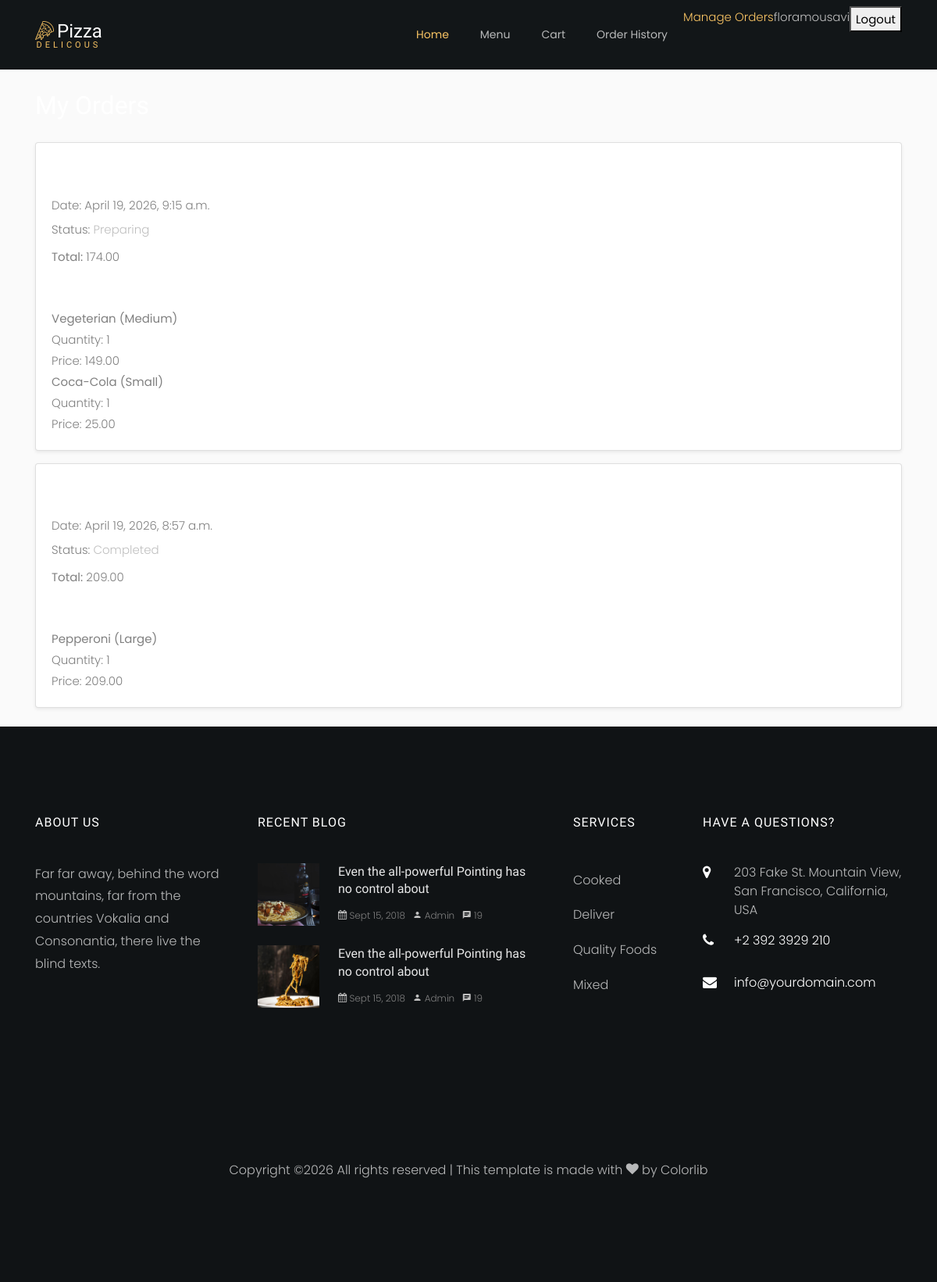
The page /orders/history/ (signed in) on the database its author committed.
### orders/models.py (models this page shows, shortened)
class Order(models.Model):
    STATUS_PENDING = "Pending"
    STATUS_PREPARING = "Preparing"
    STATUS_COMPLETED = "Completed"
    STATUS_CHOICES = [
        (STATUS_PENDING, "Pending"),
        (STATUS_PREPARING, "Preparing"),
        (STATUS_COMPLETED, "Completed"),
    ]
    user = models.ForeignKey(
        settings.AUTH_USER_MODEL,
        on_delete=models.CASCADE,
        related_name="orders"
    )
    created_at = models.DateTimeField(auto_now_add=True)
    total_price = models.DecimalField(max_digits=8, decimal_places=2, default=0.00)
    status = models.CharField(max_length=20, choices=STATUS_CHOICES, default=STATUS_PENDING)

class OrderItem(models.Model):
    order = models.ForeignKey(Order, on_delete=models.CASCADE, related_name="items")
    pizza = models.ForeignKey(Pizza, on_delete=models.SET_NULL, null=True, blank=True)
    drink = models.ForeignKey(Drink, on_delete=models.SET_NULL, null=True, blank=True)
    pizza_size = models.ForeignKey(PizzaSize, on_delete=models.SET_NULL, null=True, blank=True)
    selected_toppings = models.ManyToManyField(Topping, blank=True)
    quantity = models.PositiveIntegerField(default=1)
    item_name_snapshot = models.CharField(max_length=150)
    item_price_snapshot = models.DecimalField(max_digits=8, decimal_places=2)

### orders/views.py (the view)
# urls.py: path("history/", views.order_history, name="order_history"),
@login_required
def order_history(request):
    orders = Order.objects.filter(user=request.user).order_by("-created_at")
    return render(request, "orders/order_history.html", {"orders": orders})

### orders/templates/orders/order_history.html (shortened to what this page needs)
{% extends "base.html" %}
{% block content %}
    <h2 class="mb-4">My Orders</h2>
    {% if orders %}
        {% for order in orders %}
            <div class="card mb-3 shadow-sm">
                <div class="card-body">
                    <h4 class="card-title">Order #{{ order.id }}</h4>
                    <p class="meta-text mb-1">Date: {{ order.created_at }}</p>
                    <p class="mb-2">
                        Status:
                        <span class="status-badge order-status-{{ order.status|lower }}">
                            {{ order.status }}
                        </span>
                    </p>
                    <p class="mb-3"><strong>Total:</strong> {{ order.total_price }}</p>
                    <h5 class="section-title">Items</h5>
                    {% for item in order.items.all %}
                        <div class="item-box">
                            <strong>{{ item.item_name_snapshot }}</strong><br>
                            Quantity: {{ item.quantity }}<br>
                            Price: {{ item.item_price_snapshot }}
                        </div>
                    {% empty %}
                        <p>No items in this order.</p>
                    {% endfor %}
                </div>
            </div>
        {% endfor %}
    {% else %}
        <div class="alert alert-secondary">You have not placed any orders yet.</div>
    {% endif %}
{% endblock %}

### templates/base.html (shortened to what this page needs)
{% load static %}
<!DOCTYPE html>
<html lang="en">
<head>
    <link rel="stylesheet" href="{% static 'pizza_template/css/open-iconic-bootstrap.min.css' %}">
    <link rel="stylesheet" href="{% static 'pizza_template/css/animate.css' %}">
    <link rel="stylesheet" href="{% static 'pizza_template/css/owl.carousel.min.css' %}">
    <link rel="stylesheet" href="{% static 'pizza_template/css/owl.theme.default.min.css' %}">
    <link rel="stylesheet" href="{% static 'pizza_template/css/magnific-popup.css' %}">
    <link rel="stylesheet" href="{% static 'pizza_template/css/aos.css' %}">
    <link rel="stylesheet" href="{% static 'pizza_template/css/ionicons.min.css' %}">
    <link rel="stylesheet" href="{% static 'pizza_template/css/bootstrap-datepicker.css' %}">
    <link rel="stylesheet" href="{% static 'pizza_template/css/jquery.timepicker.css' %}">
    <link rel="stylesheet" href="{% static 'pizza_template/css/flaticon.css' %}">
    <link rel="stylesheet" href="{% static 'pizza_template/css/icomoon.css' %}">
    <link rel="stylesheet" href="{% static 'pizza_template/css/style.css' %}">
</head>
<body class="bg-light">
      	<nav class="navbar navbar-expand-lg navbar-dark ftco_navbar bg-dark ftco-navbar-light" id="ftco-navbar">
            <div class="container">
                  <a class="navbar-brand" href="index.html"><span class="flaticon-pizza-1 mr-1"></span>Pizza<br><small>Delicous</small></a>
              <div class="collapse navbar-collapse" id="ftco-nav">
                <ul class="navbar-nav ml-auto">
                  <li class="nav-item active"><a href="{% url 'menu:home' %}" class="nav-link">Home</a></li>
                  <li class="nav-item"><a href="{% url 'menu:menu_list' %}" class="nav-link">Menu</a></li>
                  <li class="nav-item"><a href="{% url 'orders:cart' %}" class="nav-link">Cart</a></li>
                  <li class="nav-item"><a href="{% url 'orders:order_history' %}" class="nav-link">Order History</a></li>
                    {% if user.is_authenticated and user.is_staff %}
                        <a href="{% url 'orders:staff_order_list' %}">Manage Orders</a>
                    {% endif %}
                    {% if user.is_authenticated %}
                        <span>{{ user.username }}</span>
                        <form action="{% url 'accounts:logout' %}" method="post" style="display:inline;">
                            <button type="submit">Logout</button>
                        </form>
                    {% else %}
                        <a href="{% url 'accounts:login' %}">Login</a>
                        <a href="{% url 'accounts:register' %}">Register</a>
                    {% endif %}
                </ul>
              </div>
		    </div>
        </nav>
    <div class="container my-4">
        {% block content %}
        {% endblock %}
    </div>
<footer class="ftco-footer ftco-section img">
      <div class="container">
        <div class="row mb-5">
          <div class="col-lg-3 col-md-6 mb-5 mb-md-5">
            <div class="ftco-footer-widget mb-4">
              <h2 class="ftco-heading-2">About Us</h2>
              <p>Far far away, behind the word mountains, far from the countries Vokalia and Consonantia, there live the blind texts.</p>
              <ul class="ftco-footer-social list-unstyled float-md-left float-lft mt-5">
              </ul>
            </div>
          </div>
          <div class="col-lg-4 col-md-6 mb-5 mb-md-5">
            <div class="ftco-footer-widget mb-4">
              <h2 class="ftco-heading-2">Recent Blog</h2>
              <div class="block-21 mb-4 d-flex">
                <a class="blog-img mr-4" style="background-image: url({% static 'pizza_template/images/image_1.jpg' %}"></a>
                <div class="text">
                  <h3 class="heading"><a href="#">Even the all-powerful Pointing has no control about</a></h3>
                  <div class="meta">
                    <div><a href="#"><span class="icon-calendar"></span> Sept 15, 2018</a></div>
                    <div><a href="#"><span class="icon-person"></span> Admin</a></div>
                    <div><a href="#"><span class="icon-chat"></span> 19</a></div>
                  </div>
                </div>
              </div>
              <div class="block-21 mb-4 d-flex">
                <a class="blog-img mr-4" style="background-image: url({% static 'pizza_template/images/image_2.jpg' %}"></a>
                <div class="text">
                  <h3 class="heading"><a href="#">Even the all-powerful Pointing has no control about</a></h3>
                  <div class="meta">
                    <div><a href="#"><span class="icon-calendar"></span> Sept 15, 2018</a></div>
                    <div><a href="#"><span class="icon-person"></span> Admin</a></div>
                    <div><a href="#"><span class="icon-chat"></span> 19</a></div>
                  </div>
                </div>
              </div>
            </div>
          </div>
          <div class="col-lg-2 col-md-6 mb-5 mb-md-5">
             <div class="ftco-footer-widget mb-4 ml-md-4">
              <h2 class="ftco-heading-2">Services</h2>
              <ul class="list-unstyled">
                <li><a href="#" class="py-2 d-block">Cooked</a></li>
                <li><a href="#" class="py-2 d-block">Deliver</a></li>
                <li><a href="#" class="py-2 d-block">Quality Foods</a></li>
                <li><a href="#" class="py-2 d-block">Mixed</a></li>
              </ul>
            </div>
          </div>
          <div class="col-lg-3 col-md-6 mb-5 mb-md-5">
            <div class="ftco-footer-widget mb-4">
            	<h2 class="ftco-heading-2">Have a Questions?</h2>
            	<div class="block-23 mb-3">
	              <ul>
	                <li><span class="icon icon-map-marker"></span><span class="text">203 Fake St. Mountain View, San Francisco, California, USA</span></li>
	                <li><a href="#"><span class="icon icon-phone"></span><span class="text">+2 392 3929 210</span></a></li>
	                <li><a href="#"><span class="icon icon-envelope"></span><span class="text">info@yourdomain.com</span></a></li>
	              </ul>
	            </div>
            </div>
          </div>
        </div>
        <div class="row">
          <div class="col-md-12 text-center">
            <p>
  Copyright &copy;<script>document.write(new Date().getFullYear());</script> All rights reserved | This template is made with <i class="icon-heart" aria-hidden="true"></i> by <a href="https://colorlib.com" target="_blank">Colorlib</a>
  </p>
          </div>
        </div>
      </div>
    </footer>
</body>
</html>

### static/pizza_template/css/icomoon.css (style rules this page uses)
[class^="icon-"], [class*=" icon-"] { font-family: 'icomoon' !important; speak: none; font-style: normal; font-weight: normal; font-variant: normal; text-transform: none; line-height: 1; -webkit-font-smoothing: antialiased; -moz-osx-font-smoothing: grayscale; }
.icon-heart:before { content: "\f004"; }
.icon-map-marker:before { content: "\f041"; }
.icon-calendar:before { content: "\f073"; }
.icon-phone:before { content: "\f095"; }
.icon-envelope:before { content: "\f0e0"; }
.icon-chat:before { content: "\e0b7"; }
.icon-person:before { content: "\e7fd"; }

### rows shown on the page
Order: created_at "April 19, 2026, 9:15 a.m.", status "Preparing", total_price "174.00"
OrderItem: item_name_snapshot "Vegeterian (Medium)", quantity "1", item_price_snapshot "149.00"
OrderItem: item_name_snapshot "Coca-Cola (Small)", quantity "1", item_price_snapshot "25.00"
Order: created_at "April 19, 2026, 8:57 a.m.", status "Completed", total_price "209.00"
OrderItem: item_name_snapshot "Pepperoni (Large)", quantity "1", item_price_snapshot "209.00"

### other values the page prints
{{ user.username }} "floramousavi"
